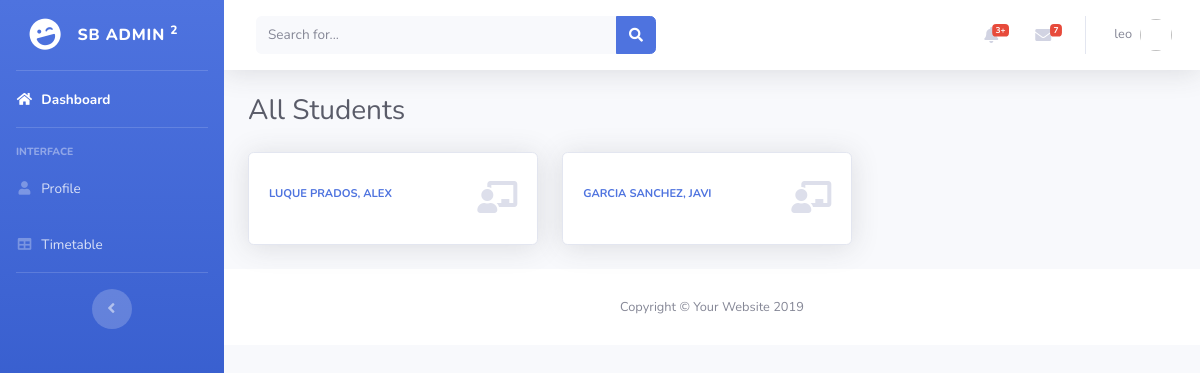
The page /students.php (signed in) on the database its author committed.
### tables this page shows
CREATE TABLE `students` (
  `ID` int(255) NOT NULL,
  `NAME` varchar(30) NOT NULL,
  `SURNAME` varchar(30) NOT NULL,
  `SURNAME2` varchar(30) NOT NULL,
  `ID_CLASS` int(11) DEFAULT NULL
);

### students.php (the view, shortened to what this page needs)
<?php
  require 'database.php';
?>
<!DOCTYPE html>
<html lang="en">
<head>
  <link href="vendor/fontawesome-free/css/all.min.css" rel="stylesheet" type="text/css">
  <link href="css/sb-admin-2.min.css" rel="stylesheet">
</head>
<body id="page-top">
  <div id="wrapper">
	<?php
		require 'sidebar.php';
	?>
    <div id="content-wrapper" class="d-flex flex-column">
      <div id="content">
        <nav class="navbar navbar-expand navbar-light bg-white topbar mb-4 static-top shadow">
          <form class="d-none d-sm-inline-block form-inline mr-auto ml-md-3 my-2 my-md-0 mw-100 navbar-search">
            <div class="input-group">
              <input type="text" class="form-control bg-light border-0 small" placeholder="Search for..." aria-label="Search" aria-describedby="basic-addon2">
              <div class="input-group-append">
                <button class="btn btn-primary" type="button">
                  <i class="fas fa-search fa-sm"></i>
                </button>
              </div>
            </div>
          </form>
          <ul class="navbar-nav ml-auto">
            <li class="nav-item dropdown no-arrow mx-1">
              <a class="nav-link dropdown-toggle" href="#" id="alertsDropdown" role="button" data-toggle="dropdown" aria-haspopup="true" aria-expanded="false">
                <i class="fas fa-bell fa-fw"></i>
                <span class="badge badge-danger badge-counter">3+</span>
              </a>
            </li>
            <li class="nav-item dropdown no-arrow mx-1">
              <a class="nav-link dropdown-toggle" href="#" id="messagesDropdown" role="button" data-toggle="dropdown" aria-haspopup="true" aria-expanded="false">
                <i class="fas fa-envelope fa-fw"></i>
                <span class="badge badge-danger badge-counter">7</span>
              </a>
            </li>
            <li class="nav-item dropdown no-arrow">
              <a class="nav-link dropdown-toggle" href="#" id="userDropdown" role="button" data-toggle="dropdown" aria-haspopup="true" aria-expanded="false">
                <span class="mr-2 d-none d-lg-inline text-gray-600 small">
					<?php
							echo $_SESSION["username"];
					?>
				</span>
                <img class="img-profile rounded-circle" >
              </a>
            </li>
          </ul>
        </nav>
        <div class="container-fluid">
		  <div class="d-sm-flex align-items-center justify-content-between mb-4">
            <h1 class="h3 mb-0 text-gray-800">All Students</h1>
          </div>
          <div class="row">
			<?php
				$sqlStudentsView = "SELECT * FROM STUDENTS";
				$result = $connexion->query($sqlStudentsView);
				if($result->num_rows>0){
					while($row = $result->fetch_assoc()) {
						echo '
						<div class="col-xl-3 col-md-6 mb-4">
						  <div class="card shadow h-100 py-2">
							<div class="card-body">
							  <div class="row no-gutters align-items-center">
								<div class="col mr-2">
									<a href="students-detail.php" onclick="'.$_SESSION['id_class']= $row['ID_CLASS'].'" >
									  <div class="text-xs font-weight-bold text-primary text-uppercase mb-2">
										<input type="hidden" name="class" id="class">
										'.$row['SURNAME'].'  '.$row['SURNAME2'].',  '.$row['NAME'].'
									  </div>
									</a>
								</div>
								<div class="col-auto">
								  <i class="fas fa-chalkboard-teacher fa-2x text-gray-300"></i>
								</div>
							  </div>
							</div>
						  </div>
						</div>';
					}
				}
			?>
        </div>
      </div>
      <footer class="sticky-footer bg-white">
        <div class="container my-auto">
          <div class="copyright text-center my-auto">
            <span>Copyright &copy; Your Website 2019</span>
          </div>
        </div>
      </footer>
    </div>
  </div>
</body>
</html>

### rows shown on the page
students: ID_CLASS+SURNAME+SURNAME2 "LUQUE PRADOS, ALEX"
students: ID_CLASS+SURNAME+SURNAME2 "GARCIA SANCHEZ, JAVI"

### other values the page prints
$_SESSION["username"] "leo"
